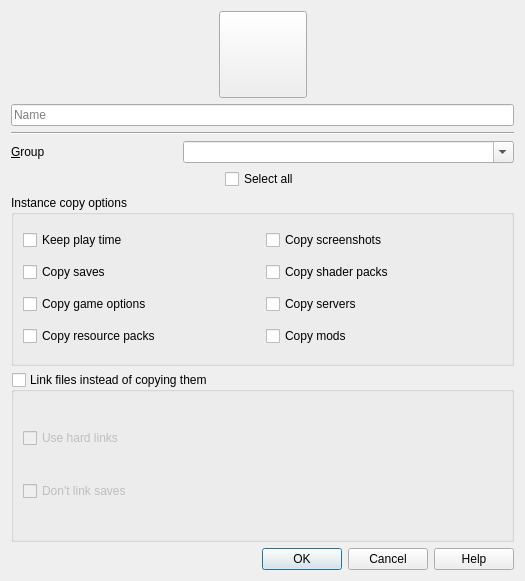
<?xml version="1.0" encoding="UTF-8"?>
<ui version="4.0">
 <class>CopyInstanceDialog</class>
 <widget class="QDialog" name="CopyInstanceDialog">
  <property name="windowModality">
   <enum>Qt::ApplicationModal</enum>
  </property>
  <property name="geometry">
   <rect>
    <x>0</x>
    <y>0</y>
    <width>525</width>
    <height>581</height>
   </rect>
  </property>
  <property name="windowTitle">
   <string>Copy Instance</string>
  </property>
  <property name="windowIcon">
   <iconset>
    <normaloff>:/icons/toolbar/copy</normaloff>:/icons/toolbar/copy</iconset>
  </property>
  <property name="modal">
   <bool>true</bool>
  </property>
  <layout class="QVBoxLayout" name="verticalLayout">
   <item>
    <layout class="QHBoxLayout" name="iconBtnLayout">
     <item>
      <spacer name="iconBtnLeftSpacer">
       <property name="orientation">
        <enum>Qt::Horizontal</enum>
       </property>
       <property name="sizeHint" stdset="0">
        <size>
         <width>60</width>
         <height>20</height>
        </size>
       </property>
      </spacer>
     </item>
     <item>
      <widget class="QToolButton" name="iconButton">
       <property name="icon">
        <iconset>
         <normaloff>:/icons/instances/grass</normaloff>:/icons/instances/grass</iconset>
       </property>
       <property name="iconSize">
        <size>
         <width>80</width>
         <height>80</height>
        </size>
       </property>
      </widget>
     </item>
     <item>
      <spacer name="iconBtnRightSpacer">
       <property name="orientation">
        <enum>Qt::Horizontal</enum>
       </property>
       <property name="sizeHint" stdset="0">
        <size>
         <width>60</width>
         <height>20</height>
        </size>
       </property>
      </spacer>
     </item>
    </layout>
   </item>
   <item>
    <widget class="QLineEdit" name="instNameTextBox">
     <property name="placeholderText">
      <string>Name</string>
     </property>
    </widget>
   </item>
   <item>
    <widget class="Line" name="line">
     <property name="orientation">
      <enum>Qt::Horizontal</enum>
     </property>
    </widget>
   </item>
   <item>
    <layout class="QGridLayout" name="groupDropdownLayout">
     <property name="verticalSpacing">
      <number>6</number>
     </property>
     <item row="0" column="0">
      <widget class="QLabel" name="labelVersion_3">
       <property name="text">
        <string>&amp;Group</string>
       </property>
       <property name="buddy">
        <cstring>groupBox</cstring>
       </property>
      </widget>
     </item>
     <item row="0" column="1" colspan="2">
      <widget class="QComboBox" name="groupBox">
       <property name="sizePolicy">
        <sizepolicy hsizetype="Expanding" vsizetype="Fixed">
         <horstretch>0</horstretch>
         <verstretch>0</verstretch>
        </sizepolicy>
       </property>
       <property name="editable">
        <bool>true</bool>
       </property>
      </widget>
     </item>
    </layout>
   </item>
   <item>
    <layout class="QHBoxLayout" name="selectAllButtonLayout">
     <item>
      <widget class="QCheckBox" name="selectAllCheckbox">
       <property name="sizePolicy">
        <sizepolicy hsizetype="Fixed" vsizetype="Fixed">
         <horstretch>0</horstretch>
         <verstretch>0</verstretch>
        </sizepolicy>
       </property>
       <property name="layoutDirection">
        <enum>Qt::LeftToRight</enum>
       </property>
       <property name="text">
        <string>Select all</string>
       </property>
       <property name="checked">
        <bool>false</bool>
       </property>
      </widget>
     </item>
    </layout>
   </item>
   <item>
    <widget class="QGroupBox" name="copyOptionsGroup">
     <property name="title">
      <string>Instance copy options</string>
     </property>
     <layout class="QGridLayout" name="copyOptionsLayout">
      <item row="6" column="1">
       <widget class="QCheckBox" name="copyModsCheckbox">
        <property name="toolTip">
         <string>Disabling this will still keep the mod loader (ex: Fabric, Quilt, etc.) but erase the mods folder and their configs.</string>
        </property>
        <property name="text">
         <string>Copy mods</string>
        </property>
       </widget>
      </item>
      <item row="5" column="0">
       <widget class="QCheckBox" name="copyGameOptionsCheckbox">
        <property name="toolTip">
         <string>Copy the in-game options like FOV, max framerate, etc.</string>
        </property>
        <property name="text">
         <string>Copy game options</string>
        </property>
       </widget>
      </item>
      <item row="3" column="0">
       <widget class="QCheckBox" name="copySavesCheckbox">
        <property name="text">
         <string>Copy saves</string>
        </property>
       </widget>
      </item>
      <item row="3" column="1">
       <widget class="QCheckBox" name="copyShaderPacksCheckbox">
        <property name="text">
         <string>Copy shader packs</string>
        </property>
       </widget>
      </item>
      <item row="5" column="1">
       <widget class="QCheckBox" name="copyServersCheckbox">
        <property name="text">
         <string>Copy servers</string>
        </property>
       </widget>
      </item>
      <item row="6" column="0">
       <widget class="QCheckBox" name="copyResPacksCheckbox">
        <property name="enabled">
         <bool>true</bool>
        </property>
        <property name="text">
         <string>Copy resource packs</string>
        </property>
       </widget>
      </item>
      <item row="1" column="0">
       <widget class="QCheckBox" name="keepPlaytimeCheckbox">
        <property name="text">
         <string>Keep play time</string>
        </property>
       </widget>
      </item>
      <item row="1" column="1">
       <widget class="QCheckBox" name="copyScreenshotsCheckbox">
        <property name="text">
         <string>Copy screenshots</string>
        </property>
       </widget>
      </item>
     </layout>
    </widget>
   </item>
   <item>
    <layout class="QVBoxLayout" name="copyModeLayout">
     <item>
      <widget class="QGroupBox" name="linkFilesGroup">
       <property name="toolTip">
        <string>Use symbolic links instead of copying files.</string>
       </property>
       <property name="title">
        <string>Link files instead of copying them</string>
       </property>
       <property name="flat">
        <bool>false</bool>
       </property>
       <property name="checkable">
        <bool>true</bool>
       </property>
       <property name="checked">
        <bool>false</bool>
       </property>
       <layout class="QVBoxLayout" name="linkOptionsLayout">
        <item>
         <widget class="QCheckBox" name="hardLinksCheckbox">
          <property name="toolTip">
           <string>Use hard links instead of symbolic links</string>
          </property>
          <property name="text">
           <string>Use hard links</string>
          </property>
         </widget>
        </item>
        <item>
         <widget class="QCheckBox" name="dontLinkSavesCheckbox">
          <property name="toolTip">
           <string>If "copy saves" is selected world save data will be copied instead of linked and thus not shared between instances.</string>
          </property>
          <property name="text">
           <string>Don't link saves</string>
          </property>
          <property name="checked">
           <bool>false</bool>
          </property>
         </widget>
        </item>
       </layout>
      </widget>
     </item>
    </layout>
   </item>
   <item>
    <widget class="QDialogButtonBox" name="buttonBox">
     <property name="orientation">
      <enum>Qt::Horizontal</enum>
     </property>
     <property name="standardButtons">
      <set>QDialogButtonBox::Cancel|QDialogButtonBox::Help|QDialogButtonBox::Ok</set>
     </property>
    </widget>
   </item>
  </layout>
 </widget>
 <tabstops>
  <tabstop>iconButton</tabstop>
  <tabstop>instNameTextBox</tabstop>
  <tabstop>groupBox</tabstop>
  <tabstop>selectAllCheckbox</tabstop>
  <tabstop>keepPlaytimeCheckbox</tabstop>
  <tabstop>copyScreenshotsCheckbox</tabstop>
  <tabstop>copySavesCheckbox</tabstop>
  <tabstop>copyShaderPacksCheckbox</tabstop>
  <tabstop>copyGameOptionsCheckbox</tabstop>
  <tabstop>copyServersCheckbox</tabstop>
  <tabstop>copyResPacksCheckbox</tabstop>
  <tabstop>copyModsCheckbox</tabstop>
  <tabstop>linkFilesGroup</tabstop>
  <tabstop>hardLinksCheckbox</tabstop>
  <tabstop>linkWorldsCheckbox</tabstop>
 </tabstops>
 <resources/>
 <connections>
  <connection>
   <sender>buttonBox</sender>
   <signal>accepted()</signal>
   <receiver>CopyInstanceDialog</receiver>
   <slot>accept()</slot>
   <hints>
    <hint type="sourcelabel">
     <x>263</x>
     <y>571</y>
    </hint>
    <hint type="destinationlabel">
     <x>157</x>
     <y>274</y>
    </hint>
   </hints>
  </connection>
  <connection>
   <sender>buttonBox</sender>
   <signal>rejected()</signal>
   <receiver>CopyInstanceDialog</receiver>
   <slot>reject()</slot>
   <hints>
    <hint type="sourcelabel">
     <x>331</x>
     <y>571</y>
    </hint>
    <hint type="destinationlabel">
     <x>286</x>
     <y>274</y>
    </hint>
   </hints>
  </connection>
 </connections>
</ui>
